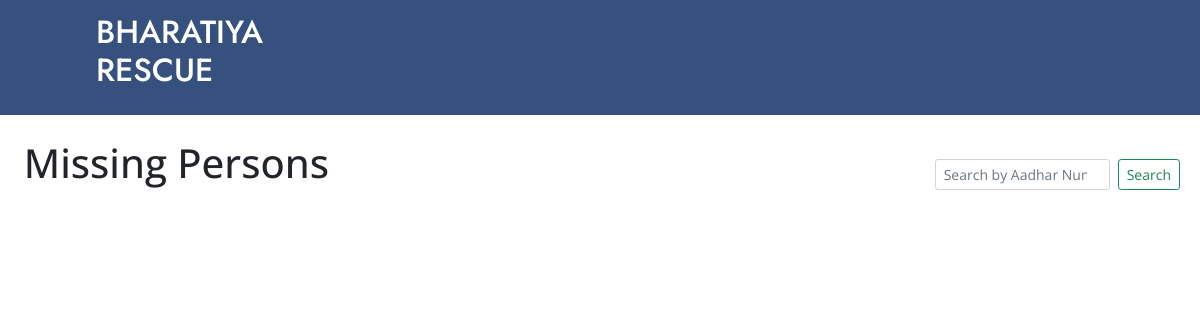
/missing/, run on an earlier commit of the app's database.
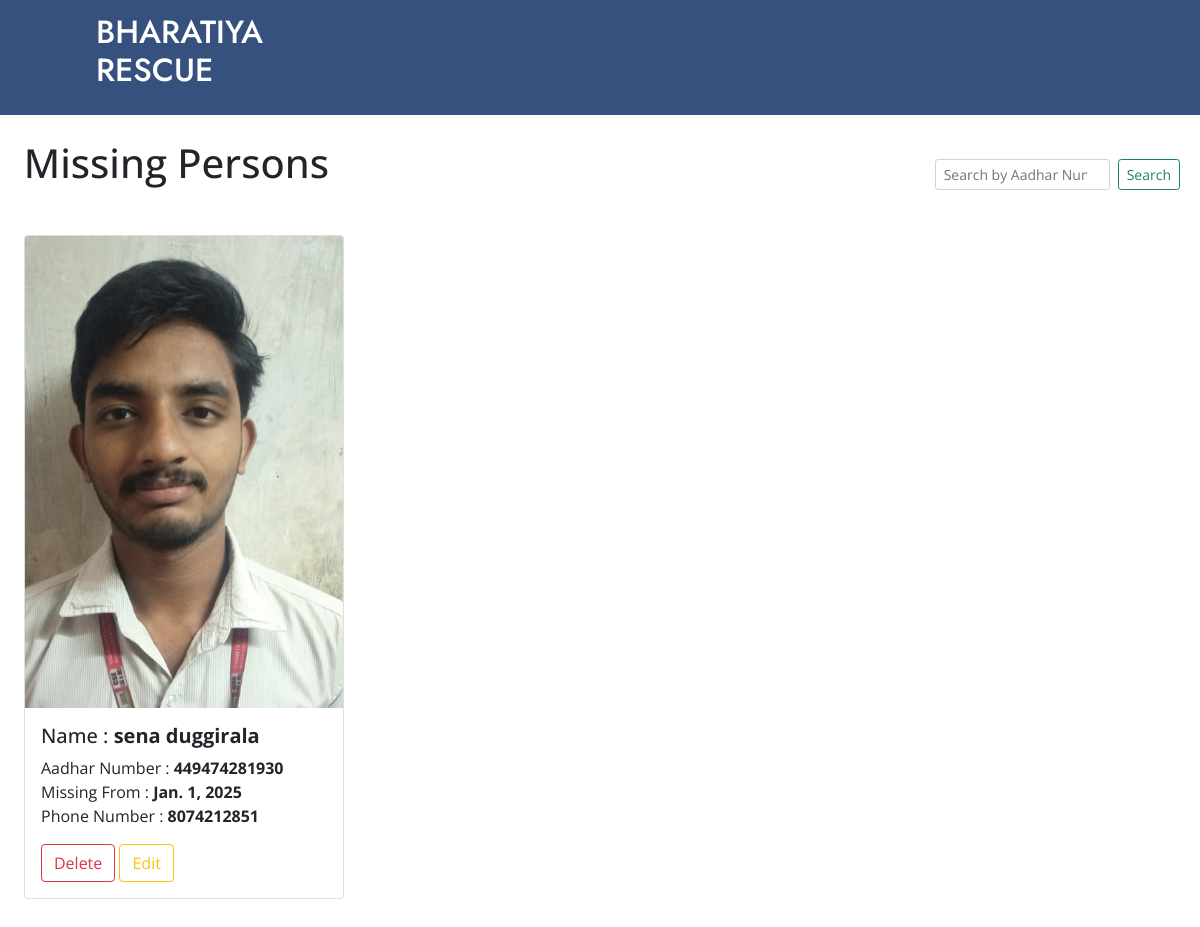
And on a later commit of the database.
### missingperson/models.py (models this page shows, shortened)
class MissingPerson(models.Model):
    GENDER_CHOICES = [
        ('Male', 'Male'),
        ('Female', 'Female'),
        ('Others', 'Others'),
    ]
    first_name = models.CharField(max_length=255)
    last_name = models.CharField(max_length=255)
    father_name = models.CharField(max_length=255)
    date_of_birth = models.DateField()
    address = models.TextField()
    email = models.EmailField()
    phone_number = models.CharField(max_length=10)  # Assuming a maximum of 10 digits for phone number
    aadhar_number = models.CharField(max_length=12, unique=True)  # Aadhar number is 12 digits and should be unique
    image = models.ImageField(upload_to='missing_persons/')  # Store images in a 'missing_persons' directory
    missing_from = models.DateField()
    gender = models.CharField(max_length=10, choices=GENDER_CHOICES)

### missingperson/views.py (the view)
# urls.py: path('missing/',missing,name='missing'),
def  missing(request):
    queryset = MissingPerson.objects.all()
    search_query = request.GET.get('search', '')
    if search_query:
        queryset = queryset.filter(aadhar_number__icontains=search_query)
    context = {'missingperson': queryset}
    return render(request,"missing.html",context)

### missingperson/templates/missing.html (shortened to what this page needs)
<!DOCTYPE html>
<html lang="en">
<head>
    <link href="https://cdn.jsdelivr.net/npm/bootstrap@5.0.2/dist/css/bootstrap.min.css" rel="stylesheet"
>
</head>
<body style="font-family: 'Open Sans', sans-serif;">
    <nav class="navbar navbar-expand-lg  navbar-dark bg-black py-2" style="background-color: #37517E;">
        <div class="container-fluid justify-content-between" style="font-family: 'Jost', sans-serif;padding-left: 8%;">
            <div class="d-flex">
              <a class="navbar-brand me-2 mb-1 d-flex align-items-center" href="/">
                <h2>BHARATIYA<br>RESCUE</h2>
              </a>
            </div>
        </div>
    </nav>
    <br>
        <div class="">
            <div class="row">
                <div class="col-md-8">
                    <h1 class="text-left mb-4" style="padding-left: 3%;">Missing Persons</h1>
                </div>
                <div class="col-md-4 d-flex align-items-center justify-content-end">
                    <form class="d-flex" method="GET" action="{% url 'missing' %}">
                        <input class="form-control form-control-sm me-2" type="search" name="search" value="{{ search_query }}" placeholder="Search by Aadhar Number" aria-label="Search">
                        <button class="btn btn-outline-success btn-sm" type="submit">Search</button>
                    </form>
                </div>
            </div>
        </div>
        {% include 'card.html' %}
</body>

### missingperson/templates/card.html (shortened to what this page needs)
<div style="position: relative; padding: 2%;">
    <div class="row row-cols-1 row-cols-md-3 g-4">
        {% for person in missingperson %}
        <div class="row-4 mb-1">
            <div class="card h-100" style="width: 20rem;">
                <div class="view overlay">
                    <img class="card-img-top center-image" src="/media/{{person.image}}" alt="Card image cap" style="width: 100%;" >
                </div>
                <div class="card-body">
                    <h5 class="card-title">Name : <b>{{person.first_name}} {{person.last_name}}</b> </h5>
                    <p class="card-text">Aadhar Number :<b> {{person.aadhar_number}} </b>
                        <br>
                        Missing From : <b> {{person.missing_from}} </b>
                        <br>
                        Phone Number : <b> {{person.phone_number}} </b>
                    </p>
                    <a href="{% url 'delete_person' person.id %}" class="btn btn-outline-danger" id="bt2">Delete</a>
                    <a href="/update/{{person.id}}" class="btn btn-outline-warning" id="bt3">Edit</a>
                </div>
            </div>
        </div>
        {% endfor %}
    </div>
</div>

### missingperson/templates/missing.html (style rules this page uses)
form { background-color: #ffffff; padding: 20px; border-radius: 8px; }
img { max-width: 100%; height: auto; }

What changed in the data, as far as the page shows it:
added MissingPerson: image (picture), first_name "sena", last_name "duggirala", aadhar_number "449474281930", missing_from "Jan. 1, 2025", phone_number "8074212851"
